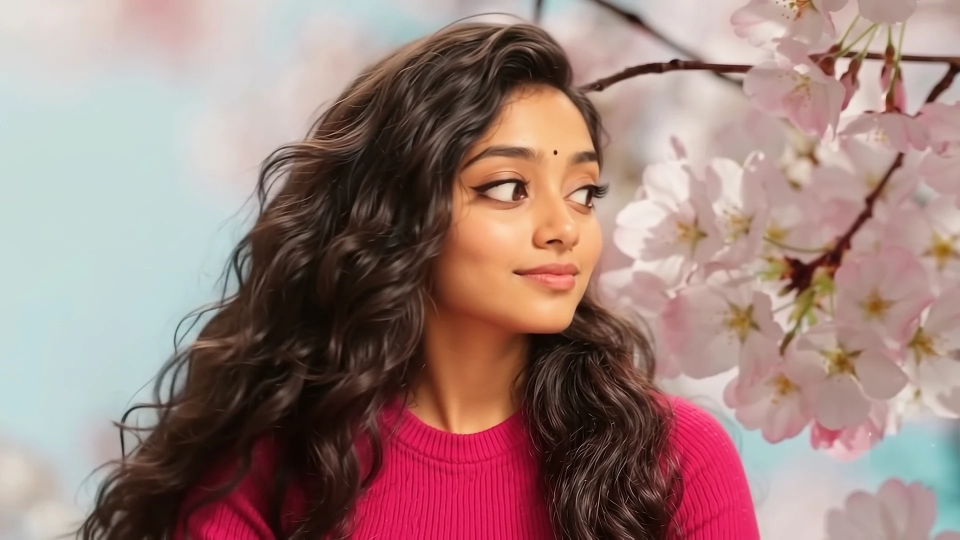
#> input picture frames/frame_0.webp, 1920 x 1080 px, given in place of star_perfect_mask.png, which was not available (shown at 1/2 size)
$ python extract_frames.py
#> lines starting #> are read from the running program, lines starting #| are printed output that depends on the picture
import cv2
import numpy as np
import os

video_path = 'public/character.mp4_1080p_20261001234653.mp4'
if not os.path.exists(video_path):
    video_path = 'character.mp4_1080p_20261001234653.mp4'
if not os.path.exists(video_path):
    video_path = 'public/character.mp4'

mask_path = 'public/star_perfect_mask.png'
if not os.path.exists(mask_path):
    mask_path = 'star_perfect_mask.png'

print(f"Reading video from: {video_path}")
print(f"Reading exact star mask from: {mask_path}")

os.makedirs('public/frames', exist_ok=True)
os.makedirs('frames', exist_ok=True)

# 100x100 mask targeting the exact 4-pointed Gemini watermark at y: [871, 971], x: [1689, 1789]
star_mask = cv2.imread(mask_path, cv2.IMREAD_GRAYSCALE)
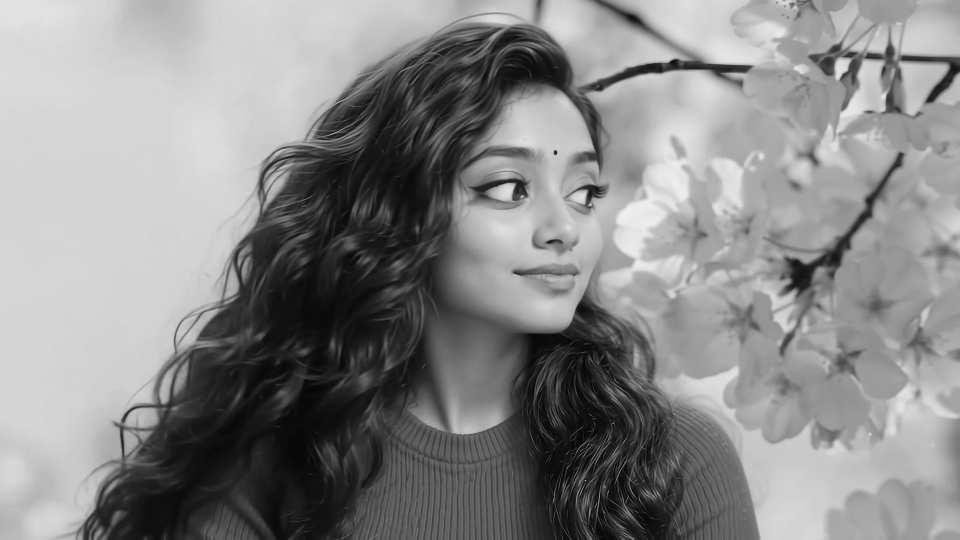
#> star_mask: shape (1080, 1920) (shown at 1/2 size); min 1, max 238, mean 137.2

def remove_gemini_watermark(frame):
    # Only inpaint the exact 100x100 box where the 4-point star is located
    box = frame[871:971, 1689:1789]
    cleaned_box = cv2.inpaint(box, star_mask, 5, cv2.INPAINT_TELEA)
    frame[871:971, 1689:1789] = cleaned_box
    return frame

#> (the run stopped early here; a loop or call above may not have finished)

$ run again, on frames/frame_14.webp
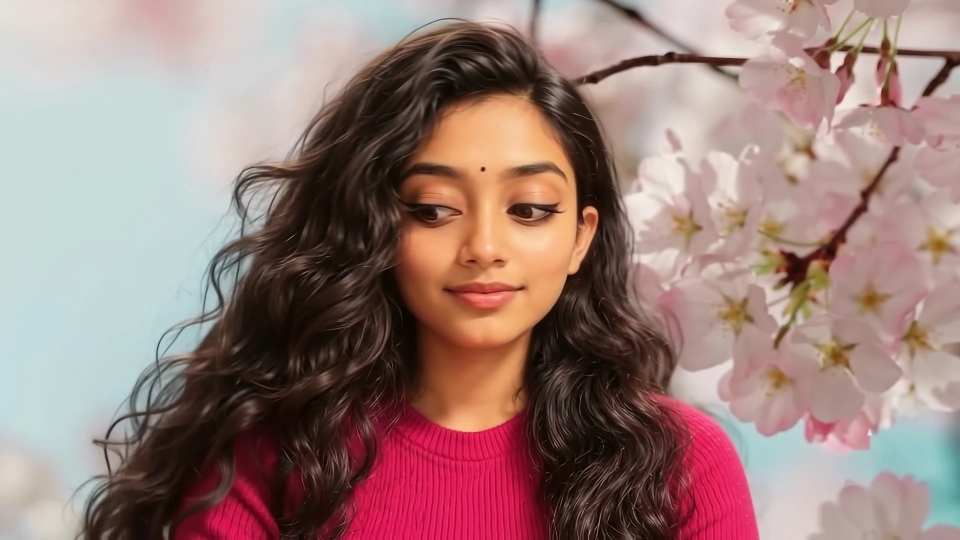
#> input picture frames/frame_14.webp, 1920 x 1080 px, given in place of star_perfect_mask.png, which was not available (shown at 1/2 size)
#> `star_mask = cv2.imread(mask_path, cv2.IMREAD_GRAYSCALE)`:
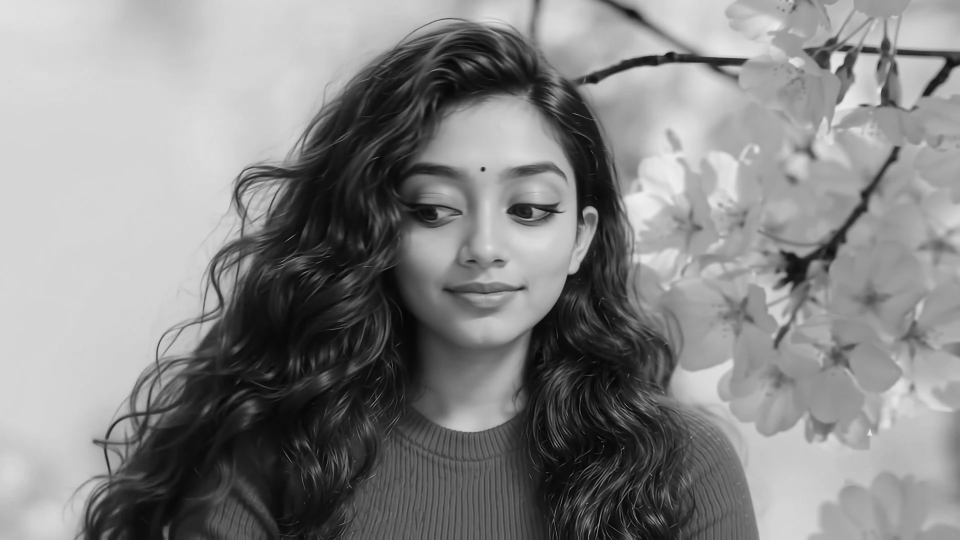
#> star_mask: shape (1080, 1920) (shown at 1/2 size); min 1, max 239, mean 134.6
